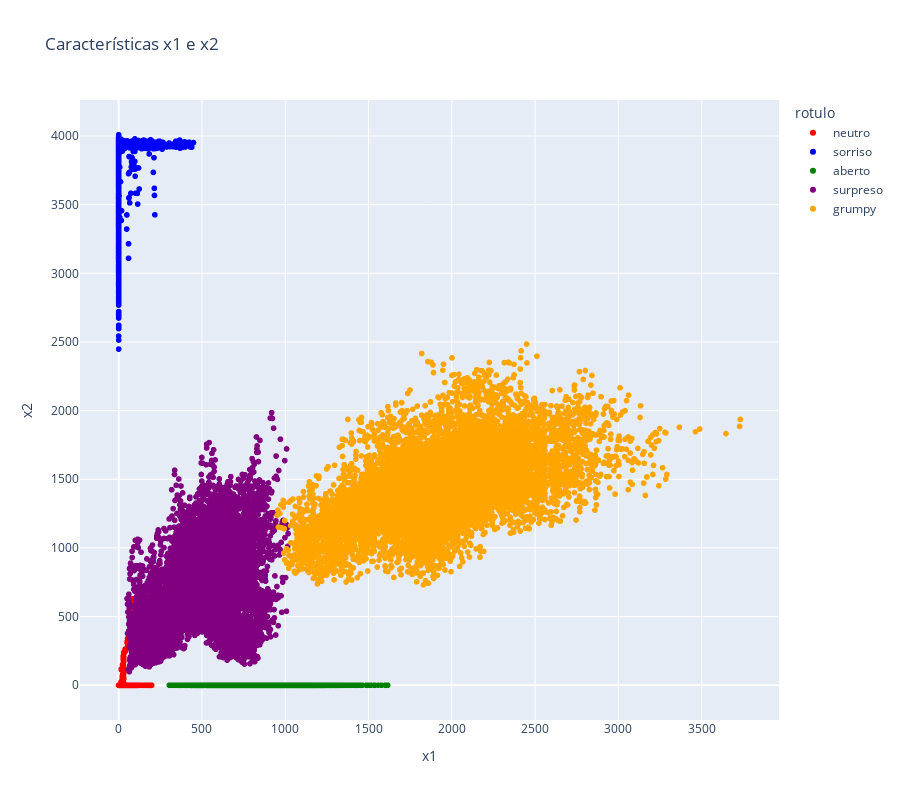

The notebook cell saved with this chart:
### Markdown cell above
#### <font color = red> Scatter

### Code cell
fig = px.scatter(dados, x='x1', y='x2', color='rotulo', title='Características x1 e x2',
                 labels={'x1': 'x1', 'x2': 'x2'},
                 color_discrete_sequence=cores)

fig.update_layout(height=800)

fig.show()

### Figure 1 — Plotly figure (JSON) as saved in the notebook; plotly's stock layout.template omitted (floating-point values rounded to 4 significant figures; data arrays with more than 128 entries replaced by an {"elided": "..."} marker saying what was removed)
{"data": [{"hovertemplate": "rotulo=neutro<br>x1=%{x}<br>x2=%{y}<extra></extra>", "legendgroup": "neutro", "marker": {"color": "red", "symbol": "circle"}, "mode": "markers", "name": "neutro", "showlegend": true, "type": "scattergl", "x": {"elided": "10000 int values"}, "xaxis": "x", "y": {"elided": "10000 int values"}, "yaxis": "y"}, {"hovertemplate": "rotulo=sorriso<br>x1=%{x}<br>x2=%{y}<extra></extra>", "legendgroup": "sorriso", "marker": {"color": "blue", "symbol": "circle"}, "mode": "markers", "name": "sorriso", "showlegend": true, "type": "scattergl", "x": {"elided": "10000 int values"}, "xaxis": "x", "y": {"elided": "10000 int values"}, "yaxis": "y"}, {"hovertemplate": "rotulo=aberto<br>x1=%{x}<br>x2=%{y}<extra></extra>", "legendgroup": "aberto", "marker": {"color": "green", "symbol": "circle"}, "mode": "markers", "name": "aberto", "showlegend": true, "type": "scattergl", "x": {"elided": "10000 int values"}, "xaxis": "x", "y": {"elided": "10000 int values"}, "yaxis": "y"}, {"hovertemplate": "rotulo=surpreso<br>x1=%{x}<br>x2=%{y}<extra></extra>", "legendgroup": "surpreso", "marker": {"color": "purple", "symbol": "circle"}, "mode": "markers", "name": "surpreso", "showlegend": true, "type": "scattergl", "x": {"elided": "10000 int values"}, "xaxis": "x", "y": {"elided": "10000 int values"}, "yaxis": "y"}, {"hovertemplate": "rotulo=grumpy<br>x1=%{x}<br>x2=%{y}<extra></extra>", "legendgroup": "grumpy", "marker": {"color": "orange", "symbol": "circle"}, "mode": "markers", "name": "grumpy", "showlegend": true, "type": "scattergl", "x": {"elided": "10000 int values"}, "xaxis": "x", "y": {"elided": "10000 int values"}, "yaxis": "y"}], "layout": {"height": 800, "legend": {"title": {"text": "rotulo"}, "tracegroupgap": 0}, "title": {"text": "Características x1 e x2"}, "xaxis": {"anchor": "y", "domain": [0, 1], "title": {"text": "x1"}}, "yaxis": {"anchor": "x", "domain": [0, 1], "title": {"text": "x2"}}}}
